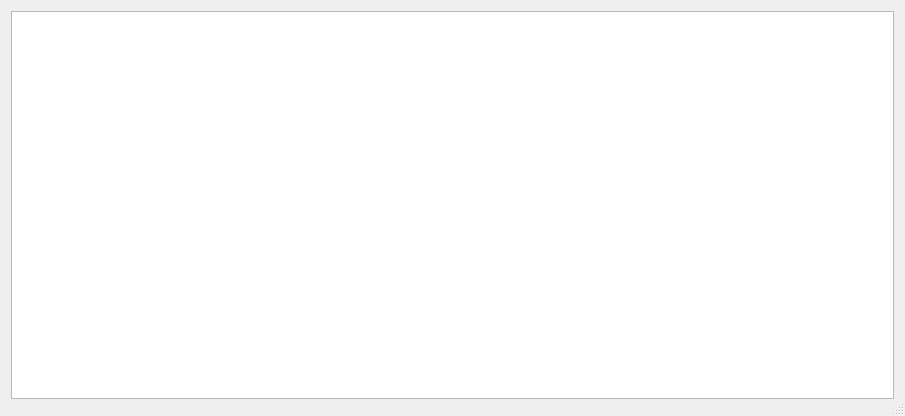
<?xml version="1.0" encoding="UTF-8"?>
<ui version="4.0">
 <class>Dialog</class>
 <widget class="QDialog" name="Dialog">
  <property name="geometry">
   <rect>
    <x>0</x>
    <y>0</y>
    <width>905</width>
    <height>416</height>
   </rect>
  </property>
  <property name="windowTitle">
   <string>Справка</string>
  </property>
  <property name="sizeGripEnabled">
   <bool>true</bool>
  </property>
  <property name="modal">
   <bool>true</bool>
  </property>
  <layout class="QVBoxLayout" name="verticalLayout">
   <item>
    <widget class="QTextBrowser" name="RefBrowser"/>
   </item>
   <item>
    <widget class="QDialogButtonBox" name="ButtonBox">
     <property name="orientation">
      <enum>Qt::Horizontal</enum>
     </property>
     <property name="standardButtons">
      <set>QDialogButtonBox::NoButton</set>
     </property>
    </widget>
   </item>
  </layout>
 </widget>
 <resources/>
 <connections>
  <connection>
   <sender>ButtonBox</sender>
   <signal>accepted()</signal>
   <receiver>Dialog</receiver>
   <slot>accept()</slot>
   <hints>
    <hint type="sourcelabel">
     <x>248</x>
     <y>254</y>
    </hint>
    <hint type="destinationlabel">
     <x>157</x>
     <y>274</y>
    </hint>
   </hints>
  </connection>
  <connection>
   <sender>ButtonBox</sender>
   <signal>rejected()</signal>
   <receiver>Dialog</receiver>
   <slot>reject()</slot>
   <hints>
    <hint type="sourcelabel">
     <x>316</x>
     <y>260</y>
    </hint>
    <hint type="destinationlabel">
     <x>286</x>
     <y>274</y>
    </hint>
   </hints>
  </connection>
 </connections>
</ui>
